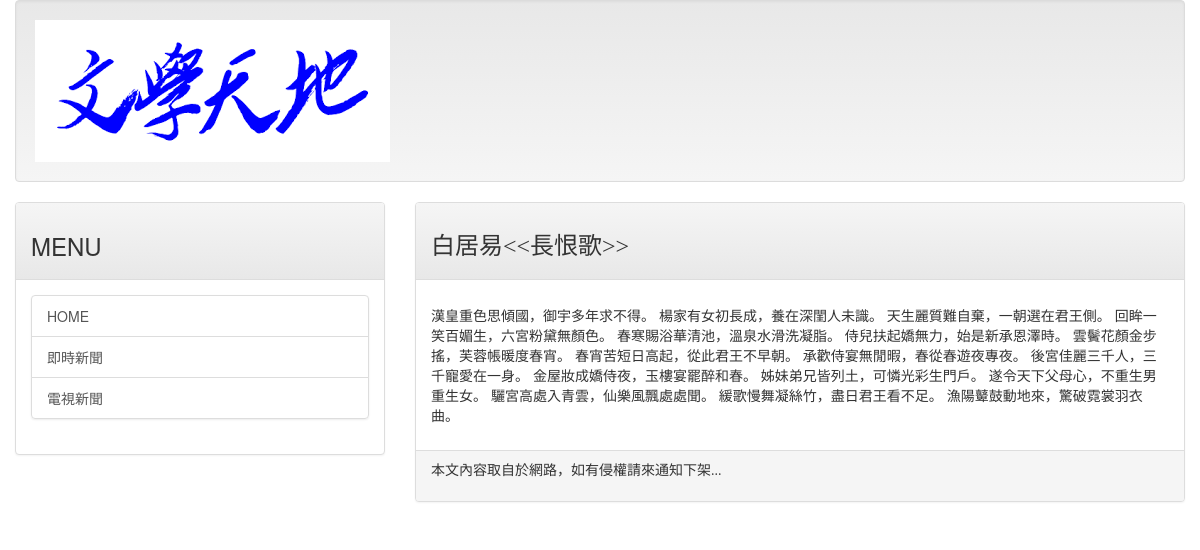
/post/test2, run on the app's committed database.
### mainsite/models.py (models this page shows, shortened)
class Post(models.Model):
    title = models.CharField(max_length=200,verbose_name=u'title(標題)')
    slug = models.CharField(max_length=200,verbose_name=u'slug(網址)')
    body = models.TextField(verbose_name=u'body(內文)')
    pub_date = models.DateTimeField(default=timezone.now,verbose_name=u'現在時刻')
    class Meta:
        ordering = ('-pub_date',)
        verbose_name = u"貼文"
        verbose_name_plural = u"Post"

### mainsite/views.py (the view)
# urls.py: url(r'^post/(\w+)$', showpost) ,
def showpost(request, slug):
    template = get_template('post.html')
    try:
        post = Post.objects.get(slug=slug)
        if Post != None:
            html = template.render(locals())
            return HttpResponse(html)
    except:
        return  redirect('/')

### templates/post.html (shortened to what this page needs)
{% extends 'base.html' %}
{% load markdown_deux_tags %}
{% block headmessage %}
    <h3 style='font-family:微軟正黑體;'>{{ post.title }}</h3>
{% endblock %}
{% block content %}
        <p style='font-family:微軟正黑體;font-size:12pt;letter-spacing:2pt;'>
            {{ post.body | markdown }}</a>
        </p>
{% endblock %}

### data on the page
Post: title "白居易<<長恨歌>>", body "漢皇重色思傾國，御宇多年求不得。 楊家有女初長成，養在深閨人未識。 天生麗質難自棄，一朝選在君王側。 回眸一笑百媚生，六宮粉黛無顏色。 春寒賜浴華清池，溫泉水滑洗凝脂。 侍兒扶起嬌無力，始是新承恩澤時。 雲鬢花顏金步搖，芙蓉帳暖度春宵。 春宵苦短日高起，從此君王不早朝。 承歡侍宴無閒暇，春從春遊夜專夜。 後宮佳麗三千人，三千寵愛在一身。 金屋妝成嬌侍夜，玉樓宴罷醉和春。 姊妹弟兄皆列土，可憐光彩生門戶。 遂令天下父母心，不重生男重生女。 驪宮高處入青雲，仙樂風飄處處聞。 緩歌慢舞凝絲竹，盡日君王看不足。 漁陽鼙鼓動地來，驚破霓裳羽衣曲。"
